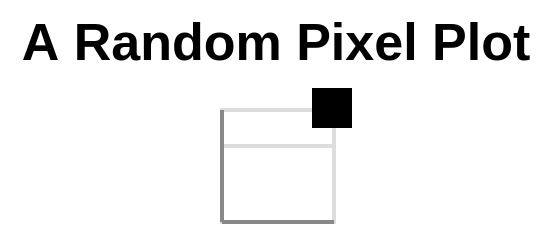

Source (Vega-Lite JSON):
### Vega-Lite specification from a JSON file in a GitHub repository (floating-point values rounded to 4 significant figures)
{"$schema": "https://vega.github.io/schema/vega-lite/v5.json", "description": "Plot a single pixel at (x, y) with opacity c (0=transparent, 1=opaque).", "data": {"values": [{"x": 50, "y": 30, "opacity": 1}]}, "mark": {"type": "rect", "width": 10, "height": 10, "color": "black"}, "encoding": {"x": {"field": "x", "type": "quantitative", "axis": {"ticks": false, "labels": false, "title": null}}, "y": {"field": "y", "type": "quantitative", "axis": {"ticks": false, "labels": false, "title": null}}, "opacity": {"field": "opacity", "type": "quantitative", "scale": {"domain": [0, 1], "range": [0, 1]}, "legend": null}}, "width": 28, "height": 28, "title": "A Random Pixel Plot"}
